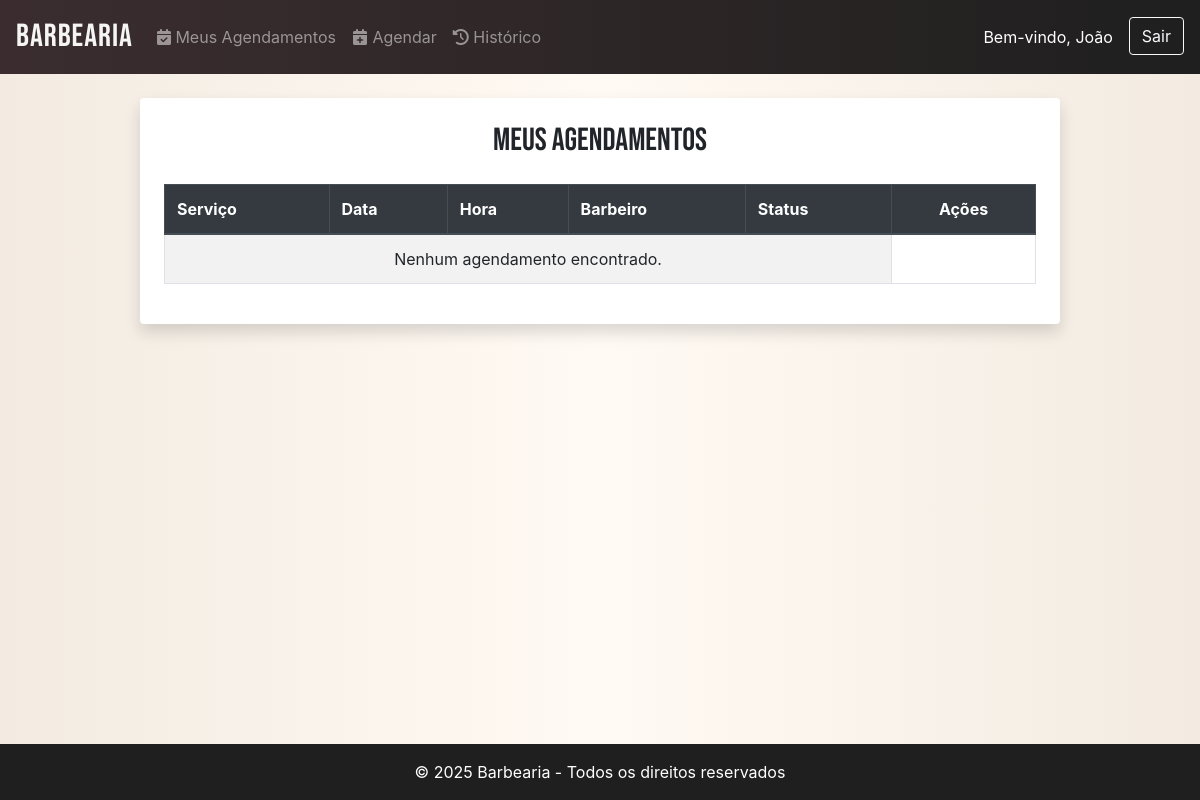
Before: /agendamentos/ (signed in) with the older database file.
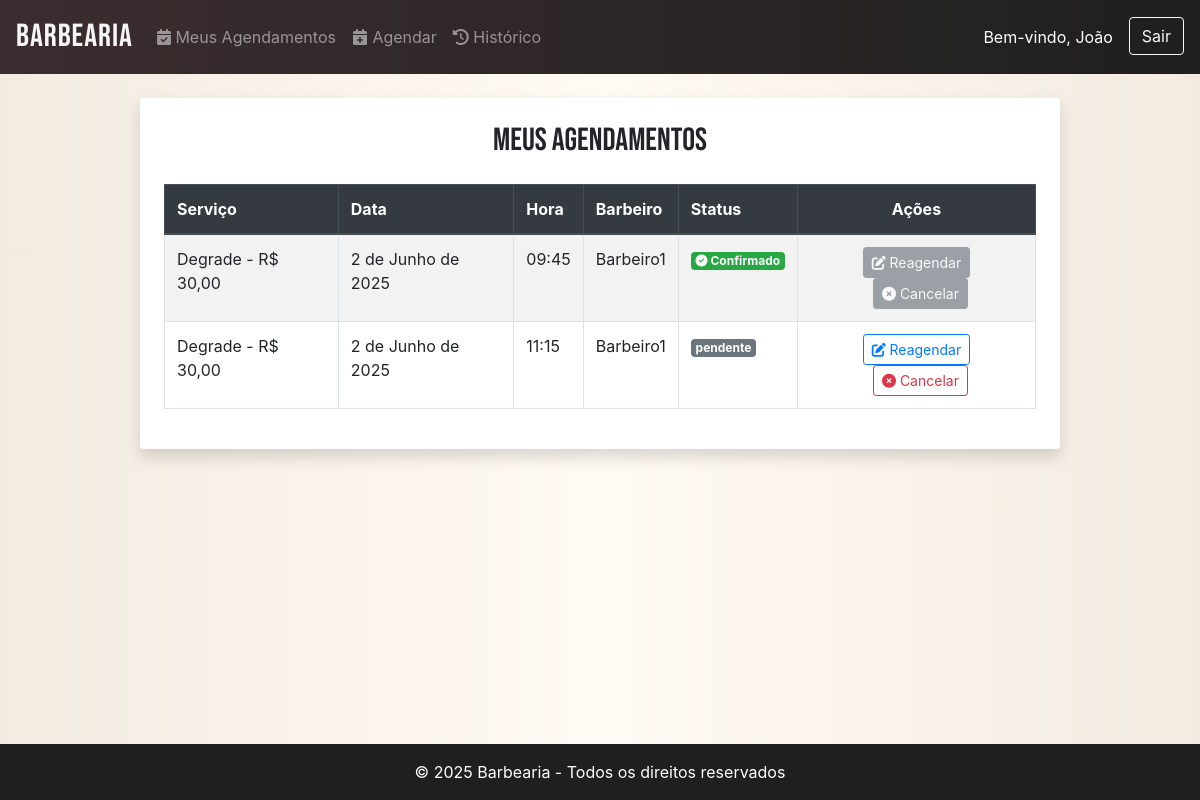
After: the same page with the newer database file.
### barbershop/appointments/models.py (models this page shows, shortened)
class Appointment(models.Model):
    client = models.ForeignKey(settings.AUTH_USER_MODEL, on_delete=models.CASCADE, related_name='appointments', limit_choices_to={'is_client': True})
    barber = models.ForeignKey(settings.AUTH_USER_MODEL, on_delete=models.CASCADE, related_name='appointments_barber', limit_choices_to={'is_barber': True})
    service = models.ForeignKey(Service, on_delete=models.CASCADE)
    date = models.DateField()
    time = models.TimeField()
    class Meta:
        unique_together = ('barber', 'date', 'time')  # Garante que não haja conflito de horário
    STATUS_CHOICES = [
        ('pendente', 'Pendente'),
        ('confirmado', 'Confirmado'),
        ('concluido', 'Concluído'),
        ('cancelado', 'Cancelado'),
    ]
    status = models.CharField(max_length=10, choices=STATUS_CHOICES, default='pendente')

class Service(models.Model):
    barber = models.ForeignKey(settings.AUTH_USER_MODEL, on_delete=models.CASCADE, limit_choices_to={'is_barber': True})
    name = models.CharField(max_length=100)
    price = models.DecimalField(max_digits=6, decimal_places=2)

### barbershop/users/models.py (models this page shows, shortened)
class User(AbstractUser):
    username = models.CharField(max_length=150, unique=False, blank=True)
    email = models.EmailField(unique=True)
    is_client = models.BooleanField(default=False)
    is_barber = models.BooleanField(default=False)
    must_change_password = models.BooleanField(default=False)  # 👈 Adicione isso
    USERNAME_FIELD = 'email'  # login será feito via email
    REQUIRED_FIELDS = ['username']  # campos obrigatórios além do email

### barbershop/appointments/views.py (the view)
# urls.py: path('', views.list_appointments, name='list'),
@login_required
def list_appointments(request):
    appointments = Appointment.objects.filter(
        Q(status='pendente') | Q(status='confirmado'),
        client=request.user,
        date__gte=date.today()
    ).order_by('date', 'time')
    return render(request, 'appointments/list.html', {'appointments': appointments})

### barbershop/appointments/templates/appointments/list.html
{% extends 'base.html' %}
{% block content %}
<div class="row justify-content-center">
  <div class="col-lg-10">
    <div class="bg-white dark-mode bg-dark rounded shadow p-4" style="background: rgba(255,255,255,0.9);">
      <h2 class="mb-4 text-center" style="font-family: 'Bebas Neue', sans-serif;">Meus Agendamentos</h2>
      <table class="table table-bordered table-striped table-hover">
        <thead class="thead-dark">
          <tr>
            <th>Serviço</th>
            <th>Data</th>
            <th>Hora</th>
            <th>Barbeiro</th>
            <th>Status</th>
            <th class="text-center">Ações</th>
          </tr>
        </thead>
        <tbody>
          {% for appointment in appointments %}
          <tr>
            <td>{{ appointment.service.name }} - R$ {{ appointment.service.price }}</td>
            <td>{{ appointment.date }}</td>
            <td>{{ appointment.time }}</td>
            <td>{{ appointment.barber.username }}</td>
            <td>
            {% if appointment.status == "cancelado" %}
              <span class="badge badge-danger"><i class="fas fa-times-circle"></i> Cancelado</span>
            {% elif appointment.status == "concluido" %}
              <span class="badge badge-success"><i class="fas fa-check-circle"></i> Concluído</span>
            {% elif appointment.status == "confirmado" %}
              <span class="badge badge-success"><i class="fas fa-check-circle"></i> Confirmado</span>
            {% else %}
              <span class="badge badge-secondary">{{ appointment.status }}</span>
            {% endif %}
          </td>
          {% if appointment.status == "pendente" %}
            <td class="text-center">
              <a href="{% url 'appointments:editar_agendamento' appointment.id %}" class="btn btn-sm btn-outline-primary">
                <i class="fas fa-edit"></i> Reagendar
              </a>
              <a href="{% url 'appointments:cancelar_agendamento' appointment.id %}" class="btn btn-sm btn-outline-danger ml-2">
                <i class="fas fa-times-circle"></i> Cancelar
              </a>
            </td>
            {% else %}
              <td class="text-center">
                <a href="#"
                  class="btn btn-sm btn-secondary disabled"
                  aria-disabled="true"
                  tabindex="-1"
                  style="pointer-events: none;">
                  <i class="fas fa-edit"></i> Reagendar
                </a>
                <a href="#"
                  class="btn btn-sm btn-secondary disabled ml-2"
                  aria-disabled="true"
                  tabindex="-1"
                  style="pointer-events: none;">
                  <i class="fas fa-times-circle"></i> Cancelar
                </a>
              </td>
            {% endif %}
          </tr>
          {% empty %}
          <tr>
            <td colspan="5" class="text-center">Nenhum agendamento encontrado.</td>
          </tr>
          {% endfor %}
        </tbody>
      </table>
    </div>
  </div>
</div>
{% endblock %}

Changed rows visible on the page:
added Appointment: service.name "Degrade", service.price "30,00", date "2 de Junho de 2025", time "09:45", barber.username "Barbeiro1", status "confirmado" (drawn)
added Appointment: service.name "Degrade", service.price "30,00", date "2 de Junho de 2025", time "11:15", barber.username "Barbeiro1", status "pendente", shows "Reagendar"
Other visible differences:
text no longer shown: "Nenhum agendamento encontrado."
